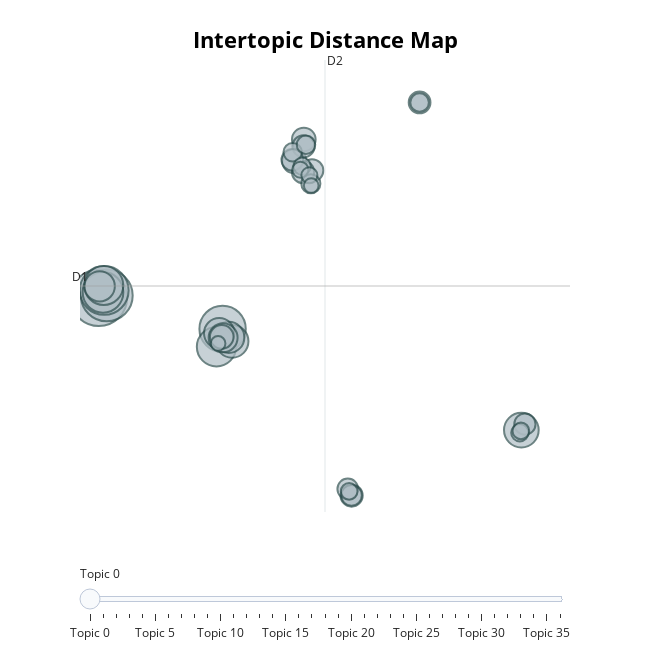

Notebook source saved alongside this figure:
### Code cell
topic_model.visualize_topics()

### Figure 1 — Plotly figure (JSON) as saved in the notebook; plotly's stock layout.template omitted (floating-point values rounded to 4 significant figures)
{"data": [{"customdata": [[0, "barn | og | er | for | at", 149], [1, "og | for | til | det | at", 125], [2, "det | arbeiderpartiet | og | er | at", 111], [3, "statsrden | at | det | jeg | man", 100], [4, "det | er | som | og | har", 77], [5, "vegne | meg | representantene | selv | forslag", 72], [6, "av | og | for | til | er", 71], [7, "forslag | stemme | jeg | forslaget | vil", 56], [8, "det | er | vi | har | at", 50], [9, "det | er | at | vi | har", 45], [10, "kr | mill | milliarder | det | til", 43], [11, "og | for | er | det | som", 43], [12, "og | en | jeg | til | har", 39], [13, "representanten | som | det | at | har", 27], [14, "finansministeren | er | det | at | for", 26], [15, "at | som | det | en | er", 26], [16, "det | er | at | som | jeg", 24], [17, "nato | usa | at | det | ein", 23], [18, "det | har | som | er | vi", 23], [19, "tiltak | til | vi | for | og", 23], [20, "fly | at | er | det | ikke", 22], [21, "me | ein | dei | det | ikkje", 22], [22, "sprsml | flgende | statsrden | til | miljvernministeren", 21], [23, "politiet | etiopia | er | en | og", 20], [24, "afghanistan | og | er | vi | det", 20], [25, "at | det | er | og | ikke", 17], [26, "helseministeren | jeg | for | det | at", 16], [27, "skolesekken | og | kulturelle | er | som", 16], [28, "ein | eg | eit | ikkje | og", 16], [29, "me | transportplan | og | for | det", 14], [30, "statsrden | blir | har | at | kan", 14], [31, "jeg | tilbake | den | erklringen | kan", 13], [32, "tvang | og | av | for | at", 13], [33, "kirken | kirke | og | det | som", 12], [34, "det | jeg | som | er | den", 12], [35, "fremskrittspartiet | har | som | fra | det", 10], [36, "det | er | vi | har | ein", 10]], "hovertemplate": "<b>Topic %{customdata[0]}</b><br>%{customdata[1]}<br>Size: %{customdata[2]}", "legendgroup": "", "marker": {"color": "#B0BEC5", "size": [149, 125, 111, 100, 77, 72, 71, 56, 50, 45, 43, 43, 39, 27, 26, 26, 24, 23, 23, 23, 22, 22, 21, 20, 20, 17, 16, 16, 16, 14, 14, 13, 13, 12, 12, 10, 10], "sizemode": "area", "sizeref": 0.09312, "symbol": "circle", "line": {"color": "DarkSlateGrey", "width": 2}}, "mode": "markers", "name": "", "orientation": "v", "showlegend": false, "x": [-10.75, -10.07, -10.29, -0.1376, -10.39, -0.6596, -10.33, 25.48, 0.6747, 0.3966, -0.4283, -10.68, -0.09226, 6.011, 6.827, -0.2096, 7.529, 10.93, 6.767, 6.802, 5.846, 16.76, 25.79, 10.6, 10.92, 7.432, 5.875, 7.014, 16.76, 6.685, 25.36, 25.45, 10.72, 6.53, 7.306, -0.5228, 7.463], "xaxis": "x", "y": [4.374, 4.489, 4.739, 2.825, 4.645, 1.94, 4.987, -2.205, 2.21, 2.405, 2.613, 4.944, 2.386, 11.16, 12.24, 2.433, 10.7, -5.457, 10.62, 11.9, 11.23, 14.08, -1.908, -5.13, -5.447, 10.04, 11.6, 11.98, 14.08, 10.91, -2.337, -2.244, -5.248, 10.74, 10.46, 2.105, 9.953], "yaxis": "y", "type": "scatter"}], "layout": {"xaxis": {"anchor": "y", "domain": [0.0, 1.0], "title": {"text": ""}, "visible": false, "range": [-12.37, 29.66]}, "yaxis": {"anchor": "x", "domain": [0.0, 1.0], "title": {"text": ""}, "visible": false, "range": [-6.275, 16.19]}, "legend": {"tracegroupgap": 0, "itemsizing": "constant"}, "margin": {"t": 60}, "title": {"font": {"size": 22, "color": "Black"}, "text": "<b>Intertopic Distance Map</b>", "y": 0.95, "x": 0.5, "xanchor": "center", "yanchor": "top"}, "hoverlabel": {"font": {"size": 16, "family": "Rockwell"}, "bgcolor": "white"}, "width": 650, "height": 650, "sliders": [{"active": 0, "pad": {"t": 50}, "steps": [{"args": [{"marker.color": [["red", "#B0BEC5", "#B0BEC5", "#B0BEC5", "#B0BEC5", "#B0BEC5", "#B0BEC5", "#B0BEC5", "#B0BEC5", "#B0BEC5", "#B0BEC5", "#B0BEC5", "#B0BEC5", "#B0BEC5", "#B0BEC5", "#B0BEC5", "#B0BEC5", "#B0BEC5", "#B0BEC5", "#B0BEC5", "#B0BEC5", "#B0BEC5", "#B0BEC5", "#B0BEC5", "#B0BEC5", "#B0BEC5", "#B0BEC5", "#B0BEC5", "#B0BEC5", "#B0BEC5", "#B0BEC5", "#B0BEC5", "#B0BEC5", "#B0BEC5", "#B0BEC5", "#B0BEC5", "#B0BEC5"]]}], "label": "Topic 0", "method": "update"}, {"args": [{"marker.color": [["#B0BEC5", "red", "#B0BEC5", "#B0BEC5", "#B0BEC5", "#B0BEC5", "#B0BEC5", "#B0BEC5", "#B0BEC5", "#B0BEC5", "#B0BEC5", "#B0BEC5", "#B0BEC5", "#B0BEC5", "#B0BEC5", "#B0BEC5", "#B0BEC5", "#B0BEC5", "#B0BEC5", "#B0BEC5", "#B0BEC5", "#B0BEC5", "#B0BEC5", "#B0BEC5", "#B0BEC5", "#B0BEC5", "#B0BEC5", "#B0BEC5", "#B0BEC5", "#B0BEC5", "#B0BEC5", "#B0BEC5", "#B0BEC5", "#B0BEC5", "#B0BEC5", "#B0BEC5", "#B0BEC5"]]}], "label": "Topic 1", "method": "update"}, {"args": [{"marker.color": [["#B0BEC5", "#B0BEC5", "red", "#B0BEC5", "#B0BEC5", "#B0BEC5", "#B0BEC5", "#B0BEC5", "#B0BEC5", "#B0BEC5", "#B0BEC5", "#B0BEC5", "#B0BEC5", "#B0BEC5", "#B0BEC5", "#B0BEC5", "#B0BEC5", "#B0BEC5", "#B0BEC5", "#B0BEC5", "#B0BEC5", "#B0BEC5", "#B0BEC5", "#B0BEC5", "#B0BEC5", "#B0BEC5", "#B0BEC5", "#B0BEC5", "#B0BEC5", "#B0BEC5", "#B0BEC5", "#B0BEC5", "#B0BEC5", "#B0BEC5", "#B0BEC5", "#B0BEC5", "#B0BEC5"]]}], "label": "Topic 2", "method": "update"}, {"args": [{"marker.color": [["#B0BEC5", "#B0BEC5", "#B0BEC5", "red", "#B0BEC5", "#B0BEC5", "#B0BEC5", "#B0BEC5", "#B0BEC5", "#B0BEC5", "#B0BEC5", "#B0BEC5", "#B0BEC5", "#B0BEC5", "#B0BEC5", "#B0BEC5", "#B0BEC5", "#B0BEC5", "#B0BEC5", "#B0BEC5", "#B0BEC5", "#B0BEC5", "#B0BEC5", "#B0BEC5", "#B0BEC5", "#B0BEC5", "#B0BEC5", "#B0BEC5", "#B0BEC5", "#B0BEC5", "#B0BEC5", "#B0BEC5", "#B0BEC5", "#B0BEC5", "#B0BEC5", "#B0BEC5", "#B0BEC5"]]}], "label": "Topic 3", "method": "update"}, {"args": [{"marker.color": [["#B0BEC5", "#B0BEC5", "#B0BEC5", "#B0BEC5", "red", "#B0BEC5", "#B0BEC5", "#B0BEC5", "#B0BEC5", "#B0BEC5", "#B0BEC5", "#B0BEC5", "#B0BEC5", "#B0BEC5", "#B0BEC5", "#B0BEC5", "#B0BEC5", "#B0BEC5", "#B0BEC5", "#B0BEC5", "#B0BEC5", "#B0BEC5", "#B0BEC5", "#B0BEC5", "#B0BEC5", "#B0BEC5", "#B0BEC5", "#B0BEC5", "#B0BEC5", "#B0BEC5", "#B0BEC5", "#B0BEC5", "#B0BEC5", "#B0BEC5", "#B0BEC5", "#B0BEC5", "#B0BEC5"]]}], "label": "Topic 4", "method": "update"}, {"args": [{"marker.color": [["#B0BEC5", "#B0BEC5", "#B0BEC5", "#B0BEC5", "#B0BEC5", "red", "#B0BEC5", "#B0BEC5", "#B0BEC5", "#B0BEC5", "#B0BEC5", "#B0BEC5", "#B0BEC5", "#B0BEC5", "#B0BEC5", "#B0BEC5", "#B0BEC5", "#B0BEC5", "#B0BEC5", "#B0BEC5", "#B0BEC5", "#B0BEC5", "#B0BEC5", "#B0BEC5", "#B0BEC5", "#B0BEC5", "#B0BEC5", "#B0BEC5", "#B0BEC5", "#B0BEC5", "#B0BEC5", "#B0BEC5", "#B0BEC5", "#B0BEC5", "#B0BEC5", "#B0BEC5", "#B0BEC5"]]}], "label": "Topic 5", "method": "update"}, {"args": [{"marker.color": [["#B0BEC5", "#B0BEC5", "#B0BEC5", "#B0BEC5", "#B0BEC5", "#B0BEC5", "red", "#B0BEC5", "#B0BEC5", "#B0BEC5", "#B0BEC5", "#B0BEC5", "#B0BEC5", "#B0BEC5", "#B0BEC5", "#B0BEC5", "#B0BEC5", "#B0BEC5", "#B0BEC5", "#B0BEC5", "#B0BEC5", "#B0BEC5", "#B0BEC5", "#B0BEC5", "#B0BEC5", "#B0BEC5", "#B0BEC5", "#B0BEC5", "#B0BEC5", "#B0BEC5", "#B0BEC5", "#B0BEC5", "#B0BEC5", "#B0BEC5", "#B0BEC5", "#B0BEC5", "#B0BEC5"]]}], "label": "Topic 6", "method": "update"}, {"args": [{"marker.color": [["#B0BEC5", "#B0BEC5", "#B0BEC5", "#B0BEC5", "#B0BEC5", "#B0BEC5", "#B0BEC5", "red", "#B0BEC5", "#B0BEC5", "#B0BEC5", "#B0BEC5", "#B0BEC5", "#B0BEC5", "#B0BEC5", "#B0BEC5", "#B0BEC5", "#B0BEC5", "#B0BEC5", "#B0BEC5", "#B0BEC5", "#B0BEC5", "#B0BEC5", "#B0BEC5", "#B0BEC5", "#B0BEC5", "#B0BEC5", "#B0BEC5", "#B0BEC5", "#B0BEC5", "#B0BEC5", "#B0BEC5", "#B0BEC5", "#B0BEC5", "#B0BEC5", "#B0BEC5", "#B0BEC5"]]}], "label": "Topic 7", "method": "update"}, {"args": [{"marker.color": [["#B0BEC5", "#B0BEC5", "#B0BEC5", "#B0BEC5", "#B0BEC5", "#B0BEC5", "#B0BEC5", "#B0BEC5", "red", "#B0BEC5", "#B0BEC5", "#B0BEC5", "#B0BEC5", "#B0BEC5", "#B0BEC5", "#B0BEC5", "#B0BEC5", "#B0BEC5", "#B0BEC5", "#B0BEC5", "#B0BEC5", "#B0BEC5", "#B0BEC5", "#B0BEC5", "#B0BEC5", "#B0BEC5", "#B0BEC5", "#B0BEC5", "#B0BEC5", "#B0BEC5", "#B0BEC5", "#B0BEC5", "#B0BEC5", "#B0BEC5", "#B0BEC5", "#B0BEC5", "#B0BEC5"]]}], "label": "Topic 8", "method": "update"}, {"args": [{"marker.color": [["#B0BEC5", "#B0BEC5", "#B0BEC5", "#B0BEC5", "#B0BEC5", "#B0BEC5", "#B0BEC5", "#B0BEC5", "#B0BEC5", "red", "#B0BEC5", "#B0BEC5", "#B0BEC5", "#B0BEC5", "#B0BEC5", "#B0BEC5", "#B0BEC5", "#B0BEC5", "#B0BEC5", "#B0BEC5", "#B0BEC5", "#B0BEC5", "#B0BEC5", "#B0BEC5", "#B0BEC5", "#B0BEC5", "#B0BEC5", "#B0BEC5", "#B0BEC5", "#B0BEC5", "#B0BEC5", "#B0BEC5", "#B0BEC5", "#B0BEC5", "#B0BEC5", "#B0BEC5", "#B0BEC5"]]}], "label": "Topic 9", "method": "update"}, {"args": [{"marker.color": [["#B0BEC5", "#B0BEC5", "#B0BEC5", "#B0BEC5", "#B0BEC5", "#B0BEC5", "#B0BEC5", "#B0BEC5", "#B0BEC5", "#B0BEC5", "red", "#B0BEC5", "#B0BEC5", "#B0BEC5", "#B0BEC5", "#B0BEC5", "#B0BEC5", "#B0BEC5", "#B0BEC5", "#B0BEC5", "#B0BEC5", "#B0BEC5", "#B0BEC5", "#B0BEC5", "#B0BEC5", "#B0BEC5", "#B0BEC5", "#B0BEC5", "#B0BEC5", "#B0BEC5", "#B0BEC5", "#B0BEC5", "#B0BEC5", "#B0BEC5", "#B0BEC5", "#B0BEC5", "#B0BEC5"]]}], "label": "Topic 10", "method": "update"}, {"args": [{"marker.color": [["#B0BEC5", "#B0BEC5", "#B0BEC5", "#B0BEC5", "#B0BEC5", "#B0BEC5", "#B0BEC5", "#B0BEC5", "#B0BEC5", "#B0BEC5", "#B0BEC5", "red", "#B0BEC5", "#B0BEC5", "#B0BEC5", "#B0BEC5", "#B0BEC5", "#B0BEC5", "#B0BEC5", "#B0BEC5", "#B0BEC5", "#B0BEC5", "#B0BEC5", "#B0BEC5", "#B0BEC5", "#B0BEC5", "#B0BEC5", "#B0BEC5", "#B0BEC5", "#B0BEC5", "#B0BEC5", "#B0BEC5", "#B0BEC5", "#B0BEC5", "#B0BEC5", "#B0BEC5", "#B0BEC5"]]}], "label": "Topic 11", "method": "update"}, {"args": [{"marker.color": [["#B0BEC5", "#B0BEC5", "#B0BEC5", "#B0BEC5", "#B0BEC5", "#B0BEC5", "#B0BEC5", "#B0BEC5", "#B0BEC5", "#B0BEC5", "#B0BEC5", "#B0BEC5", "red", "#B0BEC5", "#B0BEC5", "#B0BEC5", "#B0BEC5", "#B0BEC5", "#B0BEC5", "#B0BEC5", "#B0BEC5", "#B0BEC5", "#B0BEC5", "#B0BEC5", "#B0BEC5", "#B0BEC5", "#B0BEC5", "#B0BEC5", "#B0BEC5", "#B0BEC5", "#B0BEC5", "#B0BEC5", "#B0BEC5", "#B0BEC5", "#B0BEC5", "#B0BEC5", "#B0BEC5"]]}], "label": "Topic 12", "method": "update"}, {"args": [{"marker.color": [["#B0BEC5", "#B0BEC5", "#B0BEC5", "#B0BEC5", "#B0BEC5", "#B0BEC5", "#B0BEC5", "#B0BEC5", "#B0BEC5", "#B0BEC5", "#B0BEC5", "#B0BEC5", "#B0BEC5", "red", "#B0BEC5", "#B0BEC5", "#B0BEC5", "#B0BEC5", "#B0BEC5", "#B0BEC5", "#B0BEC5", "#B0BEC5", "#B0BEC5", "#B0BEC5", "#B0BEC5", "#B0BEC5", "#B0BEC5", "#B0BEC5", "#B0BEC5", "#B0BEC5", "#B0BEC5", "#B0BEC5", "#B0BEC5", "#B0BEC5", "#B0BEC5", "#B0BEC5", "#B0BEC5"]]}], "label": "Topic 13", "method": "update"}, {"args": [{"marker.color": [["#B0BEC5", "#B0BEC5", "#B0BEC5", "#B0BEC5", "#B0BEC5", "#B0BEC5", "#B0BEC5", "#B0BEC5", "#B0BEC5", "#B0BEC5", "#B0BEC5", "#B0BEC5", "#B0BEC5", "#B0BEC5", "red", "#B0BEC5", "#B0BEC5", "#B0BEC5", "#B0BEC5", "#B0BEC5", "#B0BEC5", "#B0BEC5", "#B0BEC5", "#B0BEC5", "#B0BEC5", "#B0BEC5", "#B0BEC5", "#B0BEC5", "#B0BEC5", "#B0BEC5", "#B0BEC5", "#B0BEC5", "#B0BEC5", "#B0BEC5", "#B0BEC5", "#B0BEC5", "#B0BEC5"]]}], "label": "Topic 14", "method": "update"}, {"args": [{"marker.color": [["#B0BEC5", "#B0BEC5", "#B0BEC5", "#B0BEC5", "#B0BEC5", "#B0BEC5", "#B0BEC5", "#B0BEC5", "#B0BEC5", "#B0BEC5", "#B0BEC5", "#B0BEC5", "#B0BEC5", "#B0BEC5", "#B0BEC5", "red", "#B0BEC5", "#B0BEC5", "#B0BEC5", "#B0BEC5", "#B0BEC5", "#B0BEC5", "#B0BEC5", "#B0BEC5", "#B0BEC5", "#B0BEC5", "#B0BEC5", "#B0BEC5", "#B0BEC5", "#B0BEC5", "#B0BEC5", "#B0BEC5", "#B0BEC5", "#B0BEC5", "#B0BEC5", "#B0BEC5", "#B0BEC5"]]}], "label": "Topic 15", "method": "update"}, {"args": [{"marker.color": [["#B0BEC5", "#B0BEC5", "#B0BEC5", "#B0BEC5", "#B0BEC5", "#B0BEC5", "#B0BEC5", "#B0BEC5", "#B0BEC5", "#B0BEC5", "#B0BEC5", "#B0BEC5", "#B0BEC5", "#B0BEC5", "#B0BEC5", "#B0BEC5", "red", "#B0BEC5", "#B0BEC5", "#B0BEC5", "#B0BEC5", "#B0BEC5", "#B0BEC5", "#B0BEC5", "#B0BEC5", "#B0BEC5", "#B0BEC5", "#B0BEC5", "#B0BEC5", "#B0BEC5", "#B0BEC5", "#B0BEC5", "#B0BEC5", "#B0BEC5", "#B0BEC5", "#B0BEC5", "#B0BEC5"]]}], "label": "Topic 16", "method": "update"}, {"args": [{"marker.color": [["#B0BEC5", "#B0BEC5", "#B0BEC5", "#B0BEC5", "#B0BEC5", "#B0BEC5", "#B0BEC5", "#B0BEC5", "#B0BEC5", "#B0BEC5", "#B0BEC5", "#B0BEC5", "#B0BEC5", "#B0BEC5", "#B0BEC5", "#B0BEC5", "#B0BEC5", "red", "#B0BEC5", "#B0BEC5", "#B0BEC5", "#B0BEC5", "#B0BEC5", "#B0BEC5", "#B0BEC5", "#B0BEC5", "#B0BEC5", "#B0BEC5", "#B0BEC5", "#B0BEC5", "#B0BEC5", "#B0BEC5", "#B0BEC5", "#B0BEC5", "#B0BEC5", "#B0BEC5", "#B0BEC5"]]}], "label": "Topic 17", "method": "update"}, {"args": [{"marker.color": [["#B0BEC5", "#B0BEC5", "#B0BEC5", "#B0BEC5", "#B0BEC5", "#B0BEC5", "#B0BEC5", "#B0BEC5", "#B0BEC5", "#B0BEC5", "#B0BEC5", "#B0BEC5", "#B0BEC5", "#B0BEC5", "#B0BEC5", "#B0BEC5", "#B0BEC5", "#B0BEC5", "red", "#B0BEC5", "#B0BEC5", "#B0BEC5", "#B0BEC5", "#B0BEC5", "#B0BEC5", "#B0BEC5", "#B0BEC5", "#B0BEC5", "#B0BEC5", "#B0BEC5", "#B0BEC5", "#B0BEC5", "#B0BEC5", "#B0BEC5", "#B0BEC5", "#B0BEC5", "#B0BEC5"]]}], "label": "Topic 18", "method": "update"}, {"args": [{"marker.color": [["#B0BEC5", "#B0BEC5", "#B0BEC5", "#B0BEC5", "#B0BEC5", "#B0BEC5", "#B0BEC5", "#B0BEC5", "#B0BEC5", "#B0BEC5", "#B0BEC5", "#B0BEC5", "#B0BEC5", "#B0BEC5", "#B0BEC5", "#B0BEC5", "#B0BEC5", "#B0BEC5", "#B0BEC5", "red", "#B0BEC5", "#B0BEC5", "#B0BEC5", "#B0BEC5", "#B0BEC5", "#B0BEC5", "#B0BEC5", "#B0BEC5", "#B0BEC5", "#B0BEC5", "#B0BEC5", "#B0BEC5", "#B0BEC5", "#B0BEC5", "#B0BEC5", "#B0BEC5", "#B0BEC5"]]}], "label": "Topic 19", "method": "update"}, {"args": [{"marker.color": [["#B0BEC5", "#B0BEC5", "#B0BEC5", "#B0BEC5", "#B0BEC5", "#B0BEC5", "#B0BEC5", "#B0BEC5", "#B0BEC5", "#B0BEC5", "#B0BEC5", "#B0BEC5", "#B0BEC5", "#B0BEC5", "#B0BEC5", "#B0BEC5", "#B0BEC5", "#B0BEC5", "#B0BEC5", "#B0BEC5", "red", "#B0BEC5", "#B0BEC5", "#B0BEC5", "#B0BEC5", "#B0BEC5", "#B0BEC5", "#B0BEC5", "#B0BEC5", "#B0BEC5", "#B0BEC5", "#B0BEC5", "#B0BEC5", "#B0BEC5", "#B0BEC5", "#B0BEC5", "#B0BEC5"]]}], "label": "Topic 20", "method": "update"}, {"args": [{"marker.color": [["#B0BEC5", "#B0BEC5", "#B0BEC5", "#B0BEC5", "#B0BEC5", "#B0BEC5", "#B0BEC5", "#B0BEC5", "#B0BEC5", "#B0BEC5", "#B0BEC5", "#B0BEC5", "#B0BEC5", "#B0BEC5", "#B0BEC5", "#B0BEC5", "#B0BEC5", "#B0BEC5", "#B0BEC5", "#B0BEC5", "#B0BEC5", "red", "#B0BEC5", "#B0BEC5", "#B0BEC5", "#B0BEC5", "#B0BEC5", "#B0BEC5", "#B0BEC5", "#B0BEC5", "#B0BEC5", "#B0BEC5", "#B0BEC5", "#B0BEC5", "#B0BEC5", "#B0BEC5", "#B0BEC5"]]}], "label": "Topic 21", "method": "update"}, {"args": [{"marker.color": [["#B0BEC5", "#B0BEC5", "#B0BEC5", "#B0BEC5", "#B0BEC5", "#B0BEC5", "#B0BEC5", "#B0BEC5", "#B0BEC5", "#B0BEC5", "#B0BEC5", "#B0BEC5", "#B0BEC5", "#B0BEC5", "#B0BEC5", "#B0BEC5", "#B0BEC5", "#B0BEC5", "#B0BEC5", "#B0BEC5", "#B0BEC5", "#B0BEC5", "red", "#B0BEC5", "#B0BEC5", "#B0BEC5", "#B0BEC5", "#B0BEC5", "#B0BEC5", "#B0BEC5", "#B0BEC5", "#B0BEC5", "#B0BEC5", "#B0BEC5", "#B0BEC5", "#B0BEC5", "#B0BEC5"]]}], "label": "Topic 22", "method": "update"}, {"args": [{"marker.color": [["#B0BEC5", "#B0BEC5", "#B0BEC5", "#B0BEC5", "#B0BEC5", "#B0BEC5", "#B0BEC5", "#B0BEC5", "#B0BEC5", "#B0BEC5", "#B0BEC5", "#B0BEC5", "#B0BEC5", "#B0BEC5", "#B0BEC5", "#B0BEC5", "#B0BEC5", "#B0BEC5", "#B0BEC5", "#B0BEC5", "#B0BEC5", "#B0BEC5", "#B0BEC5", "red", "#B0BEC5", "#B0BEC5", "#B0BEC5", "#B0BEC5", "#B0BEC5", "#B0BEC5", "#B0BEC5", "#B0BEC5", "#B0BEC5", "#B0BEC5", "#B0BEC5", "#B0BEC5", "#B0BEC5"]]}], "label": "Topic 23", "method": "update"}, {"args": [{"marker.color": [["#B0BEC5", "#B0BEC5", "#B0BEC5", "#B0BEC5", "#B0BEC5", "#B0BEC5", "#B0BEC5", "#B0BEC5", "#B0BEC5", "#B0BEC5", "#B0BEC5", "#B0BEC5", "#B0BEC5", "#B0BEC5", "#B0BEC5", "#B0BEC5", "#B0BEC5", "#B0BEC5", "#B0BEC5", "#B0BEC5", "#B0BEC5", "#B0BEC5", "#B0BEC5", "#B0BEC5", "red", "#B0BEC5", "#B0BEC5", "#B0BEC5", "#B0BEC5", "#B0BEC5", "#B0BEC5", "#B0BEC5", "#B0BEC5", "#B0BEC5", "#B0BEC5", "#B0BEC5", "#B0BEC5"]]}], "label": "Topic 24", "method": "update"}, {"args": [{"marker.color": [["#B0BEC5", "#B0BEC5", "#B0BEC5", "#B0BEC5", "#B0BEC5", "#B0BEC5", "#B0BEC5", "#B0BEC5", "#B0BEC5", "#B0BEC5", "#B0BEC5", "#B0BEC5", "#B0BEC5", "#B0BEC5", "#B0BEC5", "#B0BEC5", "#B0BEC5", "#B0BEC5", "#B0BEC5", "#B0BEC5", "#B0BEC5", "#B0BEC5", "#B0BEC5", "#B0BEC5", "#B0BEC5", "red", "#B0BEC5", "#B0BEC5", "#B0BEC5", "#B0BEC5", "#B0BEC5", "#B0BEC5", "#B0BEC5", "#B0BEC5", "#B0BEC5", "#B0BEC5", "#B0BEC5"]]}], "label": "Topic 25", "method": "update"}, {"args": [{"marker.color": [["#B0BEC5", "#B0BEC5", "#B0BEC5", "#B0BEC5", "#B0BEC5", "#B0BEC5", "#B0BEC5", "#B0BEC5", "#B0BEC5", "#B0BEC5", "#B0BEC5", "#B0BEC5", "#B0BEC5", "#B0BEC5", "#B0BEC5", "#B0BEC5", "#B0BEC5", "#B0BEC5", "#B0BEC5", "#B0BEC5", "#B0BEC5", "#B0BEC5", "#B0BEC5", "#B0BEC5", "#B0BEC5", "#B0BEC5", "red", "#B0BEC5", "#B0BEC5", "#B0BEC5", "#B0BEC5", "#B0BEC5", "#B0BEC5", "#B0BEC5", "#B0BEC5", "#B0BEC5", "#B0BEC5"]]}], "label": "Topic 26", "method": "update"}, {"args": [{"marker.color": [["#B0BEC5", "#B0BEC5", "#B0BEC5", "#B0BEC5", "#B0BEC5", "#B0BEC5", "#B0BEC5", "#B0BEC5", "#B0BEC5", "#B0BEC5", "#B0BEC5", "#B0BEC5", "#B0BEC5", "#B0BEC5", "#B0BEC5", "#B0BEC5", "#B0BEC5", "#B0BEC5", "#B0BEC5", "#B0BEC5", "#B0BEC5", "#B0BEC5", "#B0BEC5", "#B0BEC5", "#B0BEC5", "#B0BEC5", "#B0BEC5", "red", "#B0BEC5", "#B0BEC5", "#B0BEC5", "#B0BEC5", "#B0BEC5", "#B0BEC5", "#B0BEC5", "#B0BEC5", "#B0BEC5"]]}], "label": "Topic 27", "method": "update"}, {"args": [{"marker.color": [["#B0BEC5", "#B0BEC5", "#B0BEC5", "#B0BEC5", "#B0BEC5", "#B0BEC5", "#B0BEC5", "#B0BEC5", "#B0BEC5", "#B0BEC5", "#B0BEC5", "#B0BEC5", "#B0BEC5", "#B0BEC5", "#B0BEC5", "#B0BEC5", "#B0BEC5", "#B0BEC5", "#B0BEC5", "#B0BEC5", "#B0BEC5", "#B0BEC5", "#B0BEC5", "#B0BEC5", "#B0BEC5", "#B0BEC5", "#B0BEC5", "#B0BEC5", "red", "#B0BEC5", "#B0BEC5", "#B0BEC5", "#B0BEC5", "#B0BEC5", "#B0BEC5", "#B0BEC5", "#B0BEC5"]]}], "label": "Topic 28", "method": "update"}, {"args": [{"marker.color": [["#B0BEC5", "#B0BEC5", "#B0BEC5", "#B0BEC5", "#B0BEC5", "#B0BEC5", "#B0BEC5", "#B0BEC5", "#B0BEC5", "#B0BEC5", "#B0BEC5", "#B0BEC5", "#B0BEC5", "#B0BEC5", "#B0BEC5", "#B0BEC5", "#B0BEC5", "#B0BEC5", "#B0BEC5", "#B0BEC5", "#B0BEC5", "#B0BEC5", "#B0BEC5", "#B0BEC5", "#B0BEC5", "#B0BEC5", "#B0BEC5", "#B0BEC5", "#B0BEC5", "red", "#B0BEC5", "#B0BEC5", "#B0BEC5", "#B0BEC5", "#B0BEC5", "#B0BEC5", "#B0BEC5"]]}], "label": "Topic 29", "method": "update"}, {"args": [{"marker.color": [["#B0BEC5", "#B0BEC5", "#B0BEC5", "#B0BEC5", "#B0BEC5", "#B0BEC5", "#B0BEC5", "#B0BEC5", "#B0BEC5", "#B0BEC5", "#B0BEC5", "#B0BEC5", "#B0BEC5", "#B0BEC5", "#B0BEC5", "#B0BEC5", "#B0BEC5", "#B0BEC5", "#B0BEC5", "#B0BEC5", "#B0BEC5", "#B0BEC5", "#B0BEC5", "#B0BEC5", "#B0BEC5", "#B0BEC5", "#B0BEC5", "#B0BEC5", "#B0BEC5", "#B0BEC5", "red", "#B0BEC5", "#B0BEC5", "#B0BEC5", "#B0BEC5", "#B0BEC5", "#B0BEC5"]]}], "label": "Topic 30", "method": "update"}, {"args": [{"marker.color": [["#B0BEC5", "#B0BEC5", "#B0BEC5", "#B0BEC5", "#B0BEC5", "#B0BEC5", "#B0BEC5", "#B0BEC5", "#B0BEC5", "#B0BEC5", "#B0BEC5", "#B0BEC5", "#B0BEC5", "#B0BEC5", "#B0BEC5", "#B0BEC5", "#B0BEC5", "#B0BEC5", "#B0BEC5", "#B0BEC5", "#B0BEC5", "#B0BEC5", "#B0BEC5", "#B0BEC5", "#B0BEC5", "#B0BEC5", "#B0BEC5", "#B0BEC5", "#B0BEC5", "#B0BEC5", "#B0BEC5", "red", "#B0BEC5", "#B0BEC5", "#B0BEC5", "#B0BEC5", "#B0BEC5"]]}], "label": "Topic 31", "method": "update"}, {"args": [{"marker.color": [["#B0BEC5", "#B0BEC5", "#B0BEC5", "#B0BEC5", "#B0BEC5", "#B0BEC5", "#B0BEC5", "#B0BEC5", "#B0BEC5", "#B0BEC5", "#B0BEC5", "#B0BEC5", "#B0BEC5", "#B0BEC5", "#B0BEC5", "#B0BEC5", "#B0BEC5", "#B0BEC5", "#B0BEC5", "#B0BEC5", "#B0BEC5", "#B0BEC5", "#B0BEC5", "#B0BEC5", "#B0BEC5", "#B0BEC5", "#B0BEC5", "#B0BEC5", "#B0BEC5", "#B0BEC5", "#B0BEC5", "#B0BEC5", "red", "#B0BEC5", "#B0BEC5", "#B0BEC5", "#B0BEC5"]]}], "label": "Topic 32", "method": "update"}, {"args": [{"marker.color": [["#B0BEC5", "#B0BEC5", "#B0BEC5", "#B0BEC5", "#B0BEC5", "#B0BEC5", "#B0BEC5", "#B0BEC5", "#B0BEC5", "#B0BEC5", "#B0BEC5", "#B0BEC5", "#B0BEC5", "#B0BEC5", "#B0BEC5", "#B0BEC5", "#B0BEC5", "#B0BEC5", "#B0BEC5", "#B0BEC5", "#B0BEC5", "#B0BEC5", "#B0BEC5", "#B0BEC5", "#B0BEC5", "#B0BEC5", "#B0BEC5", "#B0BEC5", "#B0BEC5", "#B0BEC5", "#B0BEC5", "#B0BEC5", "#B0BEC5", "red", "#B0BEC5", "#B0BEC5", "#B0BEC5"]]}], "label": "Topic 33", "method": "update"}, {"args": [{"marker.color": [["#B0BEC5", "#B0BEC5", "#B0BEC5", "#B0BEC5", "#B0BEC5", "#B0BEC5", "#B0BEC5", "#B0BEC5", "#B0BEC5", "#B0BEC5", "#B0BEC5", "#B0BEC5", "#B0BEC5", "#B0BEC5", "#B0BEC5", "#B0BEC5", "#B0BEC5", "#B0BEC5", "#B0BEC5", "#B0BEC5", "#B0BEC5", "#B0BEC5", "#B0BEC5", "#B0BEC5", "#B0BEC5", "#B0BEC5", "#B0BEC5", "#B0BEC5", "#B0BEC5", "#B0BEC5", "#B0BEC5", "#B0BEC5", "#B0BEC5", "#B0BEC5", "red", "#B0BEC5", "#B0BEC5"]]}], "label": "Topic 34", "method": "update"}, {"args": [{"marker.color": [["#B0BEC5", "#B0BEC5", "#B0BEC5", "#B0BEC5", "#B0BEC5", "#B0BEC5", "#B0BEC5", "#B0BEC5", "#B0BEC5", "#B0BEC5", "#B0BEC5", "#B0BEC5", "#B0BEC5", "#B0BEC5", "#B0BEC5", "#B0BEC5", "#B0BEC5", "#B0BEC5", "#B0BEC5", "#B0BEC5", "#B0BEC5", "#B0BEC5", "#B0BEC5", "#B0BEC5", "#B0BEC5", "#B0BEC5", "#B0BEC5", "#B0BEC5", "#B0BEC5", "#B0BEC5", "#B0BEC5", "#B0BEC5", "#B0BEC5", "#B0BEC5", "#B0BEC5", "red", "#B0BEC5"]]}], "label": "Topic 35", "method": "update"}, {"args": [{"marker.color": [["#B0BEC5", "#B0BEC5", "#B0BEC5", "#B0BEC5", "#B0BEC5", "#B0BEC5", "#B0BEC5", "#B0BEC5", "#B0BEC5", "#B0BEC5", "#B0BEC5", "#B0BEC5", "#B0BEC5", "#B0BEC5", "#B0BEC5", "#B0BEC5", "#B0BEC5", "#B0BEC5", "#B0BEC5", "#B0BEC5", "#B0BEC5", "#B0BEC5", "#B0BEC5", "#B0BEC5", "#B0BEC5", "#B0BEC5", "#B0BEC5", "#B0BEC5", "#B0BEC5", "#B0BEC5", "#B0BEC5", "#B0BEC5", "#B0BEC5", "#B0BEC5", "#B0BEC5", "#B0BEC5", "red"]]}], "label": "Topic 36", "method": "update"}]}], "shapes": [{"line": {"color": "#CFD8DC", "width": 2}, "type": "line", "x0": 8.645, "x1": 8.645, "y0": -6.275, "y1": 16.19}, {"line": {"color": "#9E9E9E", "width": 2}, "type": "line", "x0": -12.37, "x1": 29.66, "y0": 4.959, "y1": 4.959}], "annotations": [{"showarrow": false, "text": "D1", "x": -12.37, "y": 4.959, "yshift": 10}, {"showarrow": false, "text": "D2", "x": 8.645, "xshift": 10, "y": 16.19}]}}
